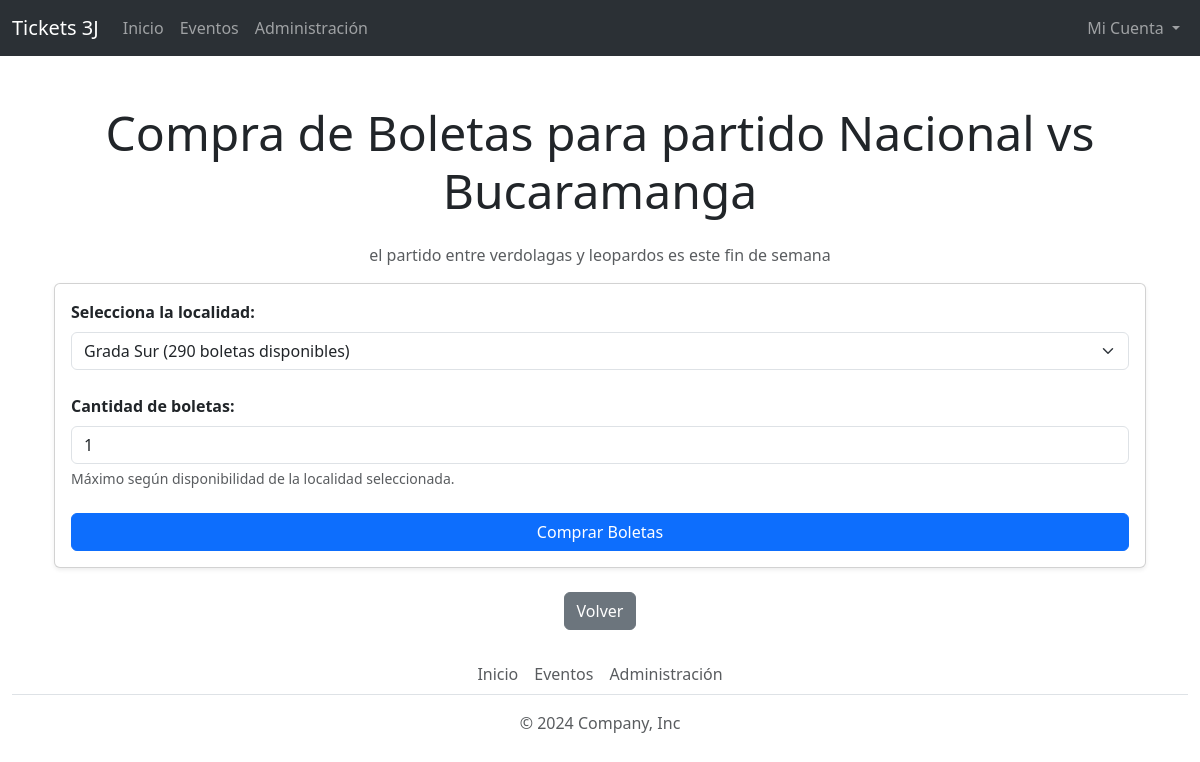
/boletas/comprar_boletas/3/ (signed in), run on the app's committed database.
### eventos/models.py (models this page shows, shortened)
class Evento(models.Model):
    nombre = models.CharField(max_length=200)
    descripcion = models.TextField()
    fecha = models.DateTimeField()
    lugar = models.CharField(max_length=200)
    tipo = models.CharField(max_length=50)
    total_boletas = models.PositiveIntegerField()  # Total de boletas para el evento
    imagen = models.FileField(upload_to="eventos/", null=True, blank=True)

### boletas/views.py (the view, shortened to what this page needs)
# urls.py: path('comprar_boletas/<int:evento_id>/', views.comprar_boletas, name='comprar_boletas'),
@login_required
def comprar_boletas(request, evento_id):
    evento = get_object_or_404(Evento, id=evento_id)
    localidades = EventoLocalidad.objects.filter(evento=evento)
    return render(request, 'comprar_boletas.html', {'evento': evento, 'localidades': localidades})

### boletas/templates/comprar_boletas.html (shortened to what this page needs)
{% extends 'base.html' %}
{% block content %}
<div class="container mt-5">
    <h2 class="display-5 text-center mb-4">Compra de Boletas para <strong>{{ evento.nombre }}</strong></h2>
    <p class="text-muted text-center">{{ evento.descripcion }}</p>
    <div class="card shadow-sm">
        <div class="card-body">
            <form method="POST">
                <div class="mb-4">
                    <label for="localidad" class="form-label fw-bold">Selecciona la localidad:</label>
                    <select name="localidad" id="localidad" class="form-select">
                        {% for evento_localidad in localidades %}
                            <option value="{{ evento_localidad.localidad.id }}"
                                    data-boletas-disponibles="{{ evento_localidad.boletas_disponibles }}">
                                {{ evento_localidad.localidad.nombre }}
                                ({{ evento_localidad.boletas_disponibles }} boletas disponibles)
                            </option>
                        {% endfor %}
                    </select>
                </div>
                <div class="mb-4">
                    <label for="cantidad" class="form-label fw-bold">Cantidad de boletas:</label>
                    <input type="number" name="cantidad" id="cantidad" min="1" value="1" class="form-control" required>
                    <div class="form-text">Máximo según disponibilidad de la localidad seleccionada.</div>
                </div>
                <div class="text-center">
                    <button type="submit" class="btn btn-primary w-100">Comprar Boletas</button>
                </div>
            </form>
        </div>
    </div>
    <div class="text-center mt-4">
        <a href="{% url 'detalleEvento' evento.id %}" class="btn btn-secondary">
             Volver
        </a>
    </div>
</div>
{% endblock content %}

### data on the page
Evento: nombre "partido Nacional vs Bucaramanga", descripcion "el partido entre verdolagas y leopardos es este fin de semana"

### other printed values
form field localidad "Grada Sur (290 boletas disponibles)"
